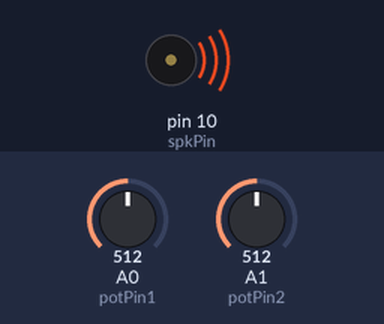
Bench run of a sketch on a simulated Arduino Uno, built with avr-gcc and run on an emulated ATmega328P. Parts: buzzer (waves = sounding). Inputs (shaded band) come from the test bench; at power-on: A1 (potPin2) = 512, A0 (potPin1) = 512.

Above: at 1.6 s.
1.7 s: A1 (potPin2) set to 716
3.9 s: A0 (potPin1) set to 696
6.4 s: A0 (potPin1) set to 729
10.1 s: A0 (potPin1) set to 511
12.3 s: A0 (potPin1) set to 900
At 14.9 s:
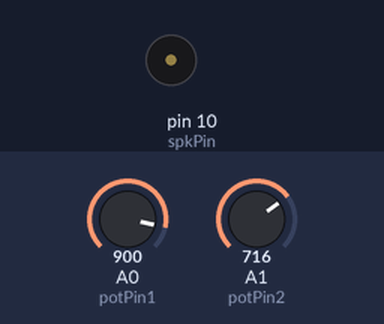
16.0 s: A1 (potPin2) set to 511
Timing chart, 0 to 20.5 s (numbered marks = the images above; inputs shaded):
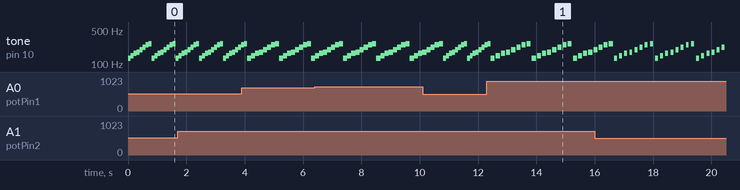

The sketch:

P6-3a.ino
```cpp
#define Do 131
#define Re 147
#define Mi 165
#define Fa 175
#define Sol 196
#define La 220
#define Ti 247
#define Do2 262

const int spkPin = 10;
const int potPin1 = A0;
const int potPin2 = A1;
int potVal1;
int potVal2;

void setup()
{
}

void loop()
{
  potVal1 = analogRead(potPin1);
  potVal1 = map(potVal1,0,1023,5,200);
  potVal2 = analogRead(potPin2);
  potVal2 = map(potVal2,0,1023,5,200);


  tone(spkPin, Do, potVal2);
  delay(potVal1);
  tone(spkPin, Re, potVal2);
  delay(potVal1);
  tone(spkPin, Mi, potVal2);
  delay(potVal1);
  tone(spkPin, Fa, potVal2);
  delay(potVal1);
  tone(spkPin, Sol, potVal2);
  delay(potVal1);
  tone(spkPin, La, potVal2);
  delay(potVal1);
  tone(spkPin, Ti, potVal2);
  delay(potVal1);
  tone(spkPin, Do2, potVal2);
  delay(potVal1);
}
```

Measured:
- by itself, tone on pin 10 (spkPin): plays 220 Hz for 0.14 s, 247 Hz for 0.14 s, 262 Hz for 0.14 s, 131 Hz for 0.10 s, 147 Hz for 0.10 s, 165 Hz for 0.10 s … (25 notes in this stretch)
